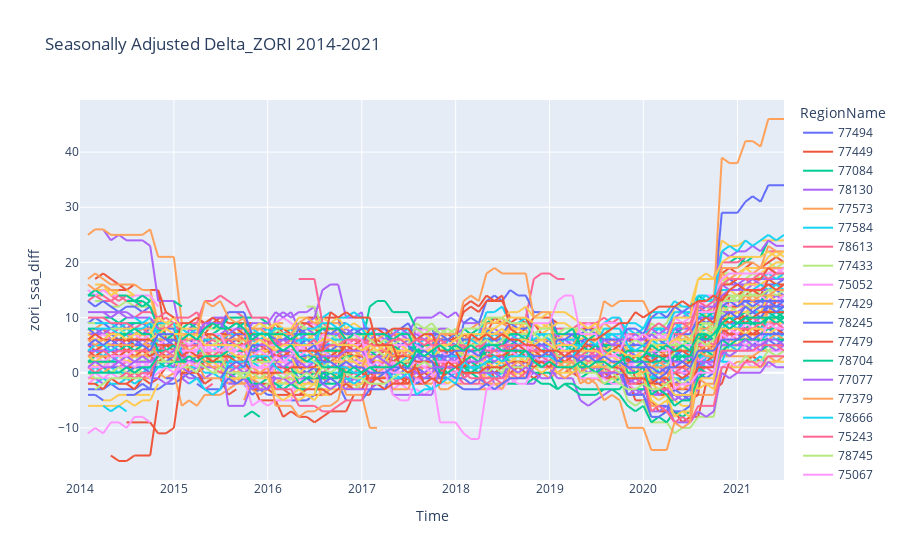

Notebook cell for this chart:
### Code cell
fig = px.line(data_frame = tx_zori_long_ssa, x = 'Time',y = 'zori_ssa_diff',color = 'RegionName' ,title = 'Seasonally Adjusted Delta_ZORI 2014-2021')
fig.show()
